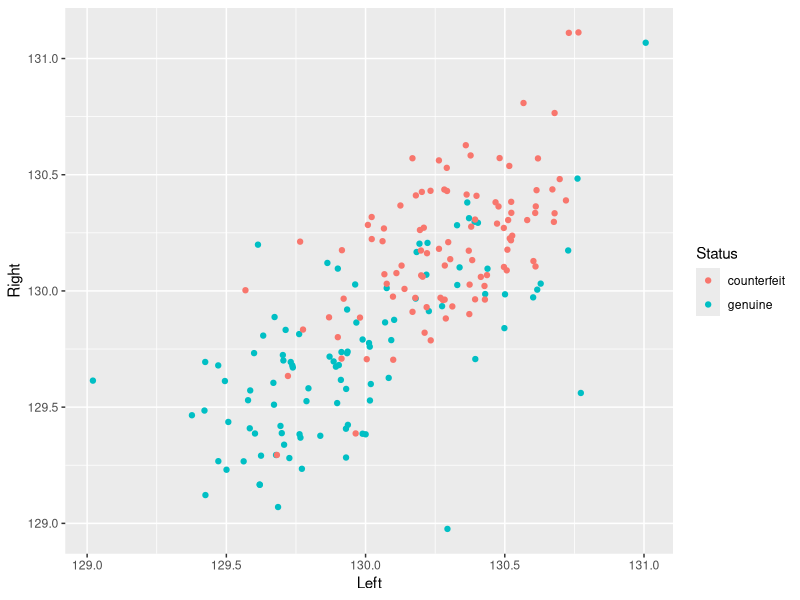
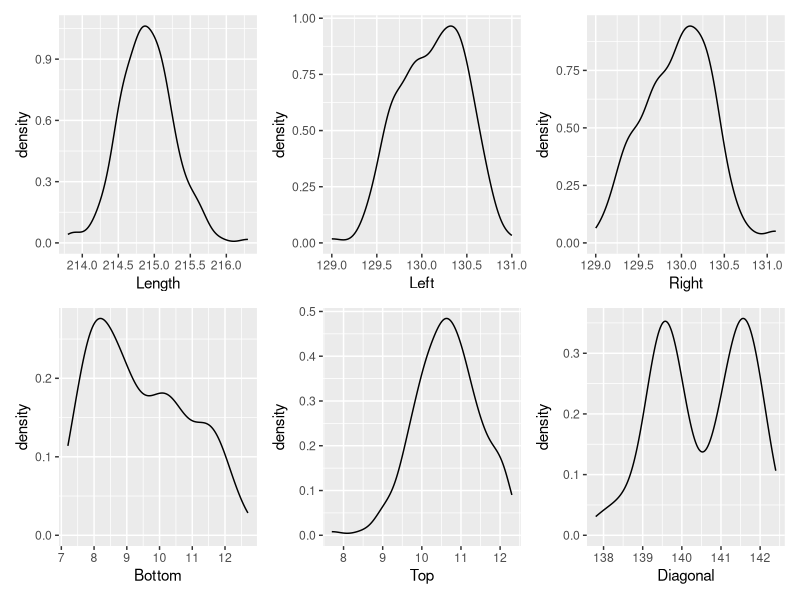
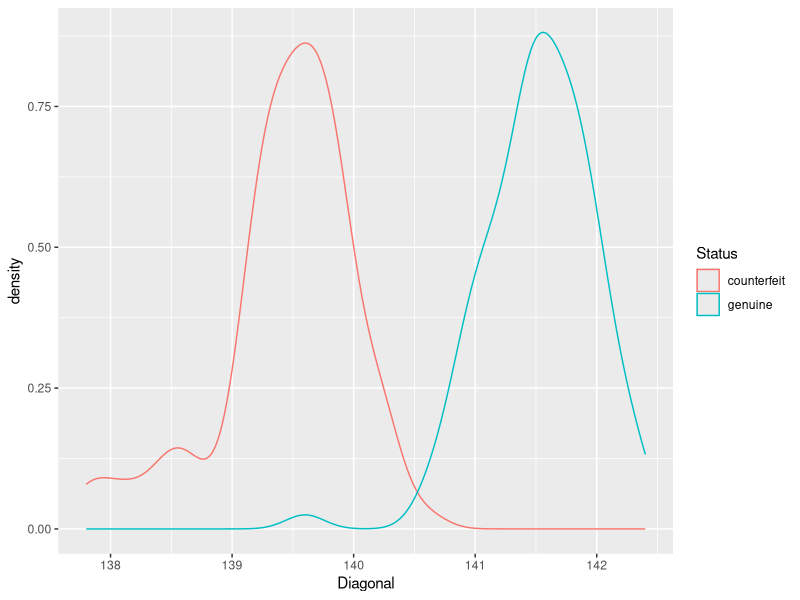

The R source for these figures, in order:
## ---- chunk 1
library(MASS) # make sure to load mass before tidyverse to avoid conflicts!
library(tidyverse)
#install.packages("patchwork")
library(patchwork)
library(ggdendro)
library(mclust)
## ---- chunk 2

df <- as_tibble(banknote)
head(df)
## ---- chunk 3

ggplot(df, aes(Left, Right, color=Status))+geom_jitter()
#We can see there is overlaping in classes considering only this 2 features, so no clear distinguishing
## ---- chunk 4
df_unlabel <- df[,2:7]
head(df_unlabel)
## ---- chunk 5

(ggplot(df_unlabel )+
     geom_density(aes(x=Length)) ) +

        (ggplot(df_unlabel )+
          geom_density(aes(x=Left)) ) +
  
            (ggplot(df_unlabel )+
                geom_density(aes(x=Right)) ) +
  
              (ggplot(df_unlabel )+
                geom_density(aes(x=Bottom)) ) +
  
                (ggplot(df_unlabel )+
                geom_density(aes(x=Top)) ) +
  
                        (ggplot(df_unlabel )+
                geom_density(aes(x=Diagonal)) ) 

#Diagonal seems to have a non-normal distribution, so this can explain Clusters better, probably there is two normal distributions (clusters)
## ---- chunk 6
(ggplot(df )+
     geom_density(aes(x=Diagonal, color=Status)) )

#As we imagine, indeed there is 2 normal distribution explaining the classes
